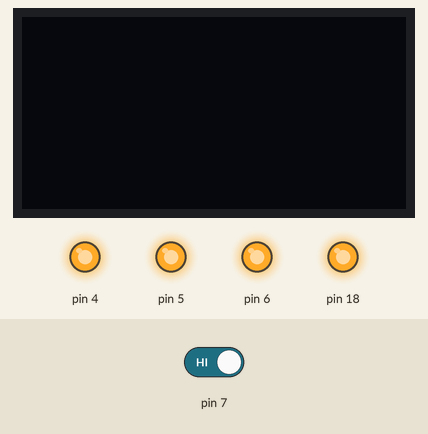
This sketch was run on a simulated Arduino Uno, built with avr-gcc and run on an emulated ATmega328P. Shown: 128×64 one-colour display, output pins drawn as LEDs (lit = HIGH). Dashed ring = blinking. The test bench sets the inputs (shaded band); at power-on: pin 7 HIGH.

Above: at 1.2 s.
1.3 s: pin 7 driven LOW
At 1.9 s:
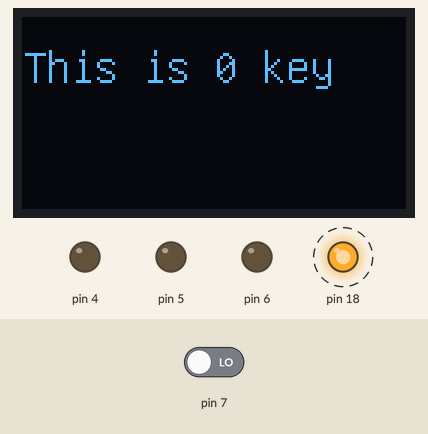
3.5 s: pin 7 driven HIGH
At 4.5 s:
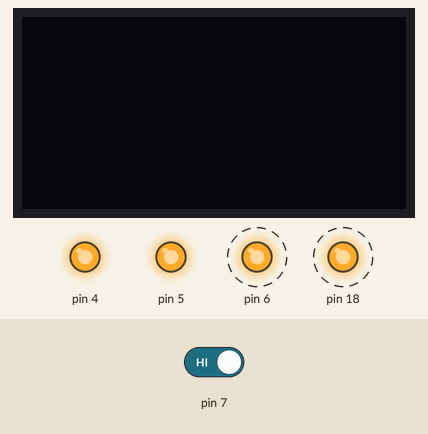
6.5 s: pin 7 driven LOW
At 7.2 s:
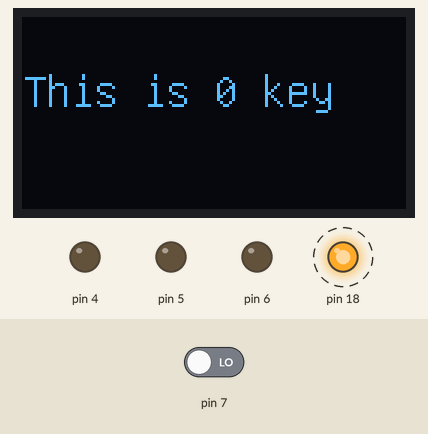
Timing chart, 0 to 14.2 s (numbered marks = the images above; inputs shaded):
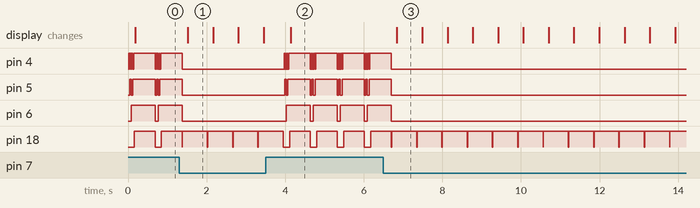

Measured:
- after the input at 1.3 s, pin 4–6: goes on until 1.4 s, then stays LOW; the display: changes after 0.22 s (image 1)
- after the input at 3.5 s, pin 4: LOW → HIGH after 0.47 s, then repeats every 0.69 s: 2 × (LOW 0.02 s, HIGH 0.02 s), LOW 0.02 s, HIGH 0.55 s, LOW 0.02 s, HIGH 0.02 s; pin 5: LOW → HIGH after 0.49 s, then repeats every 0.69 s: LOW 0.04 s, HIGH 0.57 s, LOW 0.04 s, HIGH 0.04 s
- after the input at 6.5 s, pin 4–6: goes on until 6.7 s, then stays LOW; the display: changes after 0.34 s (image 3)
- by itself, pin 18: alternates HIGH for 0.63 s and LOW for 0.01 s
- what the display in image 1 shows lasts 0.7 s, from 1.5 s to 2.2 s

The sketch:

OLEDTest.ino
```cpp
#include "U8glib.h"

//U8GLIB_SSD1306_128X64 u8g(U8G_I2C_OPT_NONE|U8G_I2C_OPT_DEV_0);	// I2C / TWI
U8GLIB_SSD1306_128X64 u8g(U8G_I2C_OPT_DEV_0|U8G_I2C_OPT_NO_ACK|U8G_I2C_OPT_FAST);	// Fast I2C / TWI
//U8GLIB_SSD1306_128X64 u8g(U8G_I2C_OPT_NO_ACK);	// Display which does not send AC


int readkeypad(void);

void draw(byte hpos,byte vpos,char *text) {
  // graphic commands to redraw the complete screen should be placed here
  u8g.setFont(u8g_font_unifont);
  //u8g.setFont(u8g_font_osb21);
  u8g.drawStr( hpos, vpos, text);  //"Hello World!");
}

void setup(void) {
  ////////////
  pinMode(4,OUTPUT);
  pinMode(5,OUTPUT);
  pinMode(6,OUTPUT);
  pinMode(18,OUTPUT);
  pinMode(7,INPUT);
  ////////////
  // flip screen, if required
  // u8g.setRot180();

  // set SPI backup if required
  //u8g.setHardwareBackup(u8g_backup_avr_spi);

  // assign default color value
  if ( u8g.getMode() == U8G_MODE_R3G3B2 ) {
    u8g.setColorIndex(255);     // white
  }
  else if ( u8g.getMode() == U8G_MODE_GRAY2BIT ) {
    u8g.setColorIndex(3);         // max intensity
  }
  else if ( u8g.getMode() == U8G_MODE_BW ) {
    u8g.setColorIndex(1);         // pixel on
  }
  else if ( u8g.getMode() == U8G_MODE_HICOLOR ) {
    u8g.setHiColorByRGB(255,255,255);
  }
 // pinMode(8, OUTPUT);
}
byte vp=20;

void loop(void) {
  // picture loop

  byte Char=readkeypad();
  Serial.println(Char,DEC);
  u8g.firstPage();
  do {
    if(Char==0)
      draw(0,vp,"This is 0 key");
      if(Char==1)
      draw(0,vp,"This is 1 key");
      if(Char==2)
      draw(0,vp,"This is 2 key");
      if(Char==3)
      draw(0,vp,"This is 3 key");
      if(Char==4)
      draw(0,vp,"This is 4 key");
      if(Char==5)
      draw(0,vp,"This is 5 key");
      if(Char==6)
      draw(0,vp,"This is 6 key");
      if(Char==7)
      draw(0,vp,"This is 7 key");
    //draw(0,32,"The second line");
  }while( u8g.nextPage());
   vp++;
    if(vp>62) vp=20;
  // rebuild the picture after some delay
  delay(500);
}

//while (!Serial.available());
int readkeypad(void){
byte Contact[]={0,0,0,0,0,0,0,0,0,0,0};
int Coop;
//while(digitalRead(7)==LOW);

for(Coop=0;Coop<8;Coop++)
  {
  if(Coop==1)
  {digitalWrite(4,HIGH);
  digitalWrite(5,LOW);
  digitalWrite(6,LOW);
  }
  if(Coop==2)
  {digitalWrite(4,LOW);
  digitalWrite(5,HIGH);
  digitalWrite(6,LOW);
  }
  if(Coop==3)
  {digitalWrite(4,HIGH);
  digitalWrite(5,HIGH);
  digitalWrite(6,LOW);
  }
  if(Coop==7)
  {digitalWrite(4,HIGH);
  digitalWrite(5,HIGH);
  digitalWrite(6,HIGH);
  }
  if(Coop==4)
  {digitalWrite(4,LOW);
  digitalWrite(5,LOW);
  digitalWrite(6,HIGH);
  }
  if(Coop==5)
  {digitalWrite(4,HIGH);
  digitalWrite(5,LOW);
  digitalWrite(6,HIGH);
  }
  if(Coop==6)
  {digitalWrite(4,LOW);
  digitalWrite(5,HIGH);
  digitalWrite(6,HIGH);
  }
  if(Coop==0)
  {digitalWrite(4,LOW);
  digitalWrite(5,LOW);
  digitalWrite(6,LOW);
  //Serial.println("this is step 7");
  //while (!Serial.available());
  }
  digitalWrite(18,LOW);
  //if(digitalRead(7)==LOW)
      {for(byte i=0;i<20;i++)
        {delay(1);
        if(digitalRead(7)==LOW)
            {Contact[Coop]++;
            if(Contact[Coop]>7)
            break;
            Serial.println("this next step 7");
            Serial.println(Coop,DEC);
            }
        else
            Contact[Coop]==0;
       // Serial.println(Coop,DEC);
        }
      }
      if(Contact[Coop]>3)
      break; // second for loop
  }
digitalWrite(18,HIGH);
//Serial.println(Coop,DEC);
if(Contact[Coop]>3)
    return Coop;
else
    return -1;
}
```
